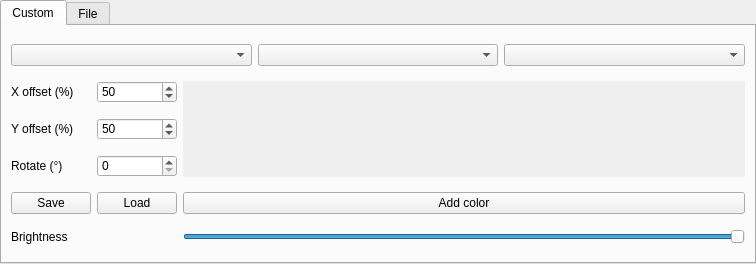
<?xml version="1.0" encoding="UTF-8"?>
<ui version="4.0">
 <class>BackgroundApplier</class>
 <widget class="QWidget" name="BackgroundApplier">
  <property name="geometry">
   <rect>
    <x>0</x>
    <y>0</y>
    <width>756</width>
    <height>264</height>
   </rect>
  </property>
  <property name="sizePolicy">
   <sizepolicy hsizetype="Expanding" vsizetype="Expanding">
    <horstretch>0</horstretch>
    <verstretch>0</verstretch>
   </sizepolicy>
  </property>
  <property name="minimumSize">
   <size>
    <width>0</width>
    <height>0</height>
   </size>
  </property>
  <property name="windowTitle">
   <string>Form</string>
  </property>
  <property name="styleSheet">
   <string notr="true">QFrame{border:0}</string>
  </property>
  <layout class="QGridLayout" name="gridLayout">
   <property name="leftMargin">
    <number>0</number>
   </property>
   <property name="topMargin">
    <number>0</number>
   </property>
   <property name="rightMargin">
    <number>0</number>
   </property>
   <property name="bottomMargin">
    <number>0</number>
   </property>
   <item row="0" column="0">
    <layout class="QGridLayout" name="gridLayout_4">
     <property name="sizeConstraint">
      <enum>QLayout::SetDefaultConstraint</enum>
     </property>
     <item row="1" column="0">
      <widget class="QTabWidget" name="tabs">
       <property name="currentIndex">
        <number>0</number>
       </property>
       <widget class="QWidget" name="tab_2">
        <attribute name="title">
         <string>Custom</string>
        </attribute>
        <layout class="QGridLayout" name="gridLayout_7">
         <item row="2" column="2" rowspan="3">
          <widget class="QScrollArea" name="scrollArea">
           <property name="sizePolicy">
            <sizepolicy hsizetype="Expanding" vsizetype="Expanding">
             <horstretch>0</horstretch>
             <verstretch>0</verstretch>
            </sizepolicy>
           </property>
           <property name="widgetResizable">
            <bool>true</bool>
           </property>
           <property name="alignment">
            <set>Qt::AlignLeading|Qt::AlignLeft|Qt::AlignTop</set>
           </property>
           <widget class="QWidget" name="color_stops">
            <property name="geometry">
             <rect>
              <x>0</x>
              <y>0</y>
              <width>560</width>
              <height>90</height>
             </rect>
            </property>
            <property name="sizePolicy">
             <sizepolicy hsizetype="Expanding" vsizetype="Expanding">
              <horstretch>1</horstretch>
              <verstretch>1</verstretch>
             </sizepolicy>
            </property>
            <property name="minimumSize">
             <size>
              <width>0</width>
              <height>0</height>
             </size>
            </property>
           </widget>
          </widget>
         </item>
         <item row="2" column="0">
          <widget class="QLabel" name="x_offset_label">
           <property name="text">
            <string>X offset (%)</string>
           </property>
          </widget>
         </item>
         <item row="3" column="1">
          <widget class="QSpinBox" name="y_offset">
           <property name="maximum">
            <number>100</number>
           </property>
           <property name="value">
            <number>50</number>
           </property>
          </widget>
         </item>
         <item row="1" column="0" colspan="3">
          <layout class="QGridLayout" name="gridLayout_2">
           <item row="0" column="1">
            <widget class="QComboBox" name="gradient_type">
             <property name="sizePolicy">
              <sizepolicy hsizetype="Ignored" vsizetype="Fixed">
               <horstretch>0</horstretch>
               <verstretch>0</verstretch>
              </sizepolicy>
             </property>
            </widget>
           </item>
           <item row="0" column="0">
            <widget class="QComboBox" name="presets_comboBox"/>
           </item>
           <item row="0" column="2">
            <widget class="QComboBox" name="spread_comboBox"/>
           </item>
          </layout>
         </item>
         <item row="4" column="1">
          <widget class="QSpinBox" name="rotate">
           <property name="sizePolicy">
            <sizepolicy hsizetype="Ignored" vsizetype="Fixed">
             <horstretch>0</horstretch>
             <verstretch>0</verstretch>
            </sizepolicy>
           </property>
           <property name="maximum">
            <number>360</number>
           </property>
          </widget>
         </item>
         <item row="2" column="1">
          <widget class="QSpinBox" name="x_offset">
           <property name="maximum">
            <number>100</number>
           </property>
           <property name="value">
            <number>50</number>
           </property>
          </widget>
         </item>
         <item row="7" column="2">
          <widget class="QPushButton" name="add_color_stop_button">
           <property name="sizePolicy">
            <sizepolicy hsizetype="Preferred" vsizetype="Maximum">
             <horstretch>0</horstretch>
             <verstretch>0</verstretch>
            </sizepolicy>
           </property>
           <property name="text">
            <string>Add color</string>
           </property>
          </widget>
         </item>
         <item row="3" column="0">
          <widget class="QLabel" name="y_offset_label">
           <property name="text">
            <string>Y offset (%)</string>
           </property>
          </widget>
         </item>
         <item row="7" column="1">
          <widget class="QPushButton" name="load_gradient">
           <property name="text">
            <string>Load</string>
           </property>
          </widget>
         </item>
         <item row="7" column="0">
          <widget class="QPushButton" name="save_gradient">
           <property name="text">
            <string>Save</string>
           </property>
          </widget>
         </item>
         <item row="4" column="0">
          <widget class="QLabel" name="rotate_label">
           <property name="sizePolicy">
            <sizepolicy hsizetype="Ignored" vsizetype="Preferred">
             <horstretch>0</horstretch>
             <verstretch>0</verstretch>
            </sizepolicy>
           </property>
           <property name="text">
            <string>Rotate (°)</string>
           </property>
          </widget>
         </item>
         <item row="8" column="2">
          <widget class="QSlider" name="brightness">
           <property name="maximum">
            <number>100</number>
           </property>
           <property name="singleStep">
            <number>1</number>
           </property>
           <property name="value">
            <number>100</number>
           </property>
           <property name="orientation">
            <enum>Qt::Horizontal</enum>
           </property>
          </widget>
         </item>
         <item row="8" column="0" colspan="2">
          <widget class="QLabel" name="label">
           <property name="text">
            <string>Brightness</string>
           </property>
          </widget>
         </item>
        </layout>
       </widget>
       <widget class="QWidget" name="tab_4">
        <attribute name="title">
         <string>File</string>
        </attribute>
        <layout class="QGridLayout" name="gridLayout_8">
         <item row="0" column="0">
          <widget class="QPushButton" name="choose_image_button">
           <property name="sizePolicy">
            <sizepolicy hsizetype="Preferred" vsizetype="Fixed">
             <horstretch>0</horstretch>
             <verstretch>0</verstretch>
            </sizepolicy>
           </property>
           <property name="text">
            <string>Choose image file</string>
           </property>
          </widget>
         </item>
         <item row="1" column="0">
          <widget class="QScrollArea" name="images_scrollArea">
           <property name="sizePolicy">
            <sizepolicy hsizetype="Expanding" vsizetype="Expanding">
             <horstretch>0</horstretch>
             <verstretch>0</verstretch>
            </sizepolicy>
           </property>
           <property name="horizontalScrollBarPolicy">
            <enum>Qt::ScrollBarAlwaysOn</enum>
           </property>
           <property name="widgetResizable">
            <bool>true</bool>
           </property>
           <widget class="QWidget" name="images">
            <property name="geometry">
             <rect>
              <x>0</x>
              <y>0</y>
              <width>732</width>
              <height>166</height>
             </rect>
            </property>
            <property name="sizePolicy">
             <sizepolicy hsizetype="Expanding" vsizetype="Minimum">
              <horstretch>0</horstretch>
              <verstretch>0</verstretch>
             </sizepolicy>
            </property>
           </widget>
          </widget>
         </item>
        </layout>
       </widget>
      </widget>
     </item>
    </layout>
   </item>
  </layout>
 </widget>
 <resources/>
 <connections/>
</ui>
